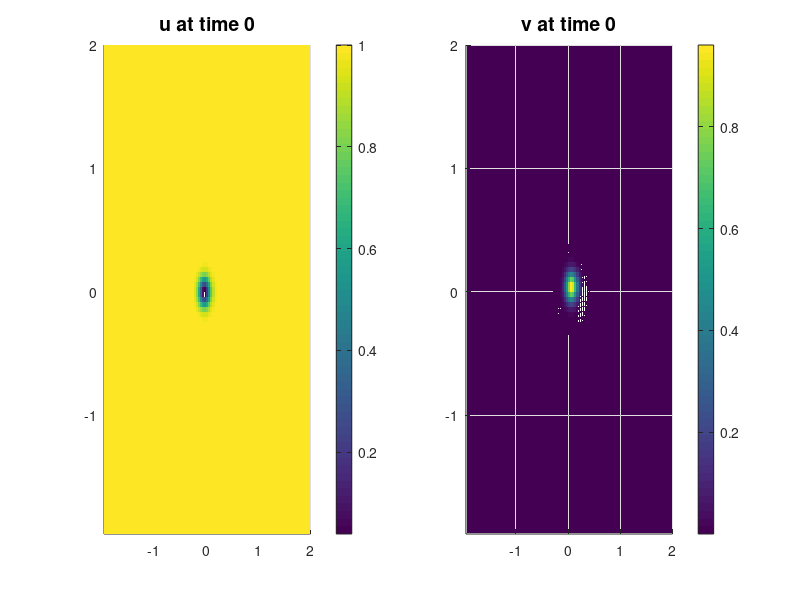

Here is the MATLAB script that generated this plot: (Note: this script raises an error after producing the figure.)
%% Gray-Scott Equation         
% on a rectangle [-L, L] x [-L L]
%% Computational parameters    
Nx = 100;     Ny = 100;        % Grid size
Ntime = 1e3;  plotgap = 10;    % Number of time steps
Lx = 2;  Ly = 2;               % Domain size
Tfinal = 50;                   % Length of the simulation
dx = 2*Lx/Nx; dy = 2*Ly/Ny;    % Spatial resolutions
dt = Tfinal/Ntime;             % Temporal resolution
%% Physical parameters         
eps1 = 2e-5;      eps2 = 1e-5; 
F = 0.04;         k = 0.1;
%% Grids                       
x = dx-Lx:dx:Lx;
y = dy-Ly:dy:Ly;
[X, Y] = meshgrid(x, y);      
XX = X(:);  YY = Y(:); 
%% Initial Condition           
u = 1-exp(-80*((XX+.05).^2+(YY+.02).^2)); 
v = exp(-80*((XX-.05).^2+(YY-.02).^2)); 
%% Operators                   
Ix = speye(Nx);        Iy = speye(Ny);       I = kron(Ix, Iy);
Dxx = (circshift(Ix, [1, 0]) - 2*Ix + circshift(Ix, [-1, 0]))/(dx^2);
Dyy = (circshift(Iy, [1, 0]) - 2*Iy + circshift(Iy, [-1, 0]))/(dy^2);  
Lap = kron(Ix, Dyy) + kron(Dxx, Iy); 
[Low1, Up1] = lu(I - eps1*dt*Lap);   [Low2, Up2] = lu(I - eps2*dt*Lap);
%% Initial Plot                
figure(1) 
s1 = subplot(1, 2, 1);
%[~, h1] = contourf(x, y, reshape(u, Nx, Ny), 20, 'linecolor', 'none');
h1 = surf(x, y, reshape(u, Nx, Ny), 'edgecolor', 'none'); view([0 90])
colorbar, title('u at time 0', 'Fontsize', 14), axis([dx-Lx Lx dy-Ly Ly])
s2 = subplot(1, 2, 2);
%[~, h2] = contourf(x, y, reshape(v, Nx, Ny), 20, 'linecolor', 'none');
h2 = surf(x, y, reshape(v, Nx, Ny), 'edgecolor', 'none'); view([0 90])
colorbar, title('v at time 0', 'Fontsize', 14), axis([dx-Lx Lx dy-Ly Ly])
%% Time Integration            
tic
for t = 1:Ntime         
    unew = Up1\(Low1\(u - dt*u.*(v.^2) + dt*F*(1-u)));
    vnew = Up2\(Low2\(v + dt*u.*(v.^2) - dt*(k+F)*v));
    u = unew;     v = vnew;  
    if mod(t, plotgap) == 0             % Plotting
        h1.ZData = reshape(u, Nx, Ny);
        h2.ZData = reshape(v, Nx, Ny);
        title(s1, ['u at time ', num2str(t*dt)])
        title(s2, ['v at time ', num2str(t*dt)])
        drawnow
    end
end
fprintf('Time integration took %2.1f seconds \n', toc)